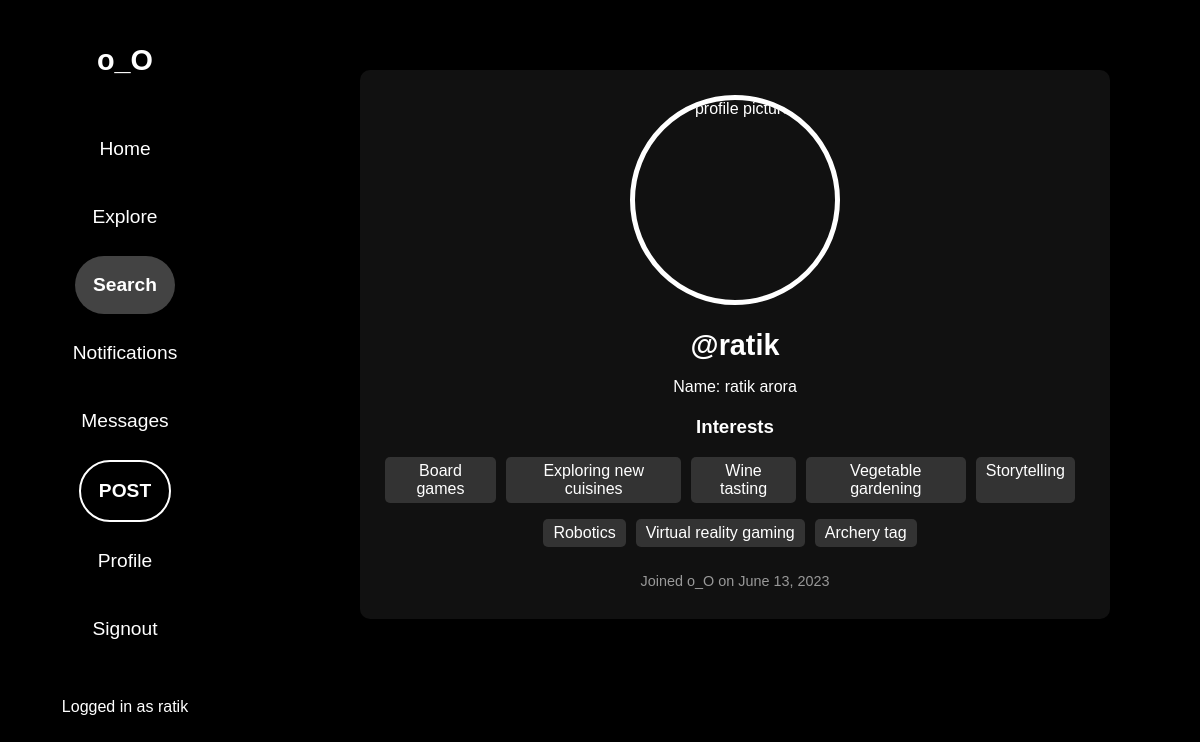
The app's page /search/ratik/ (signed in) with its own data.
### main/models.py (models this page shows)
class hobbies(models.Model):
    username = models.ForeignKey(User,on_delete=models.CASCADE,blank=True,null=True)
    hobby = models.CharField(max_length=50)

### main/views.py (the view)
# urls.py: path('search/<slug:username>/', views.search,name='search'),
@csrf_exempt
@login_required(login_url='login/')
def search(request,username):
    print("in search view")
    user = get_object_or_404(User, username=username)
    user = get_object_or_404(User, username=username)
    print(user)
    ph = hobbies.objects.filter(username=user).values_list("hobby", flat=True).distinct()
    hobb = []
    k=0
    x=[]
    for i in ph:
        x.append(i)
        k+=1
        if k%5==0 :
            hobb.append(x)
            x=[]
    if len(x)>0:
        hobb.append(x)
    is_following = follower.objects.filter(followed_by=request.user, following=user).exists()
    print(is_following)
    return render(request, 'search.html', {"hobbies": hobb, "user": user, "is_following": is_following})

### templates/search.html (shortened to what this page needs)
{% extends "home.html" %}
{% block content %}
{% load static %}
  <!DOCTYPE html>
<html>
<head>
</head>
<body>
  <div class="profile-container">
    <div class="profile-photo">
      <img src="{{ user.profile.image.url }}" alt= "profile picture   ">
    </div>
    <div class="profile-details">
      <h2>@{{user.username}}</h2>
      <p>Name: {{user.first_name}} {{user.last_name}}</p>
      <div class="interests">
        <h3>Interests</h3>
        <ul>
            {% for j in hobbies %}
            {% for i in j %}
              <li>{{ i }}</li>
            {% endfor %}
            </ul><p></p><ul>
            {% endfor %}
            </ul>
            <p class="date-joined">Joined o_O on {{ user.date_joined|date:"F d, Y" }}</p>
      </div>
    </div>
  </div>
</body>
</html>
{% endblock content %}

### templates/home.html (shortened to what this page needs)
<!DOCTYPE html>
<html>
<head>
</head>
<body>
  <div class="sidebar">
    <div class="sidebar-header">
      <h2>o_O</h2>
    </div>
    <ul class="sidebar-menu">
      <li  {% if request.path == '/'%}class="active"{% endif %} {% if request.path == '/first' %}class="active"{% endif %}><a href="{% url 'first' %}" onclick="loadContent('/first')" >Home</a></li>
      <li {% if request.path == '/explore/' %}class="active"{% endif %}><a href="{% url 'explore' %}" onclick="loadContent('/explore')">Explore</a></li>
      <li {% if request.path == "/search/"|add:user.username|add:"/" %}class="active"{% endif %}><a href="{% url 'search' user.username %}">Search</a></li>
      <li {% if request.path == '/notifications' %}class="active"{% endif %}><a href="{% url 'notifications' %}" onclick="loadContent('/notifications')">Notifications</a></li>
      <li><a href="{% url 'message' %}" onclick="loadContent('/your-view-url-messages')">Messages</a></li>
      <li {% if request.path == '/savepost' %}class="active"{% endif %} class="highlight"><a href="{% url 'savepost' %}" onclick="loadContent('/savepost')">POST</a></li>
      <li {% if request.path == "/profile/"|add:user.username|add:"/" %}class="active"{% endif %}><a href="{% url 'profile' user.username %}">Profile</a></li>
      <li><a href="{% url 'logout_view' %}" onclick="loadContent('/your-view-url-messages')">Signout</a></li>
    </ul>
    <div class="sidebar-footer">Logged in as {{request.user}}</div>
  </div>
  <div class="content">
    <div id="content-container">
      {% block content %}
      {% endblock %}
    </div>
  </div>
</body>
</html>

### templates/home.html (style rules this page uses)
body { background-color: #1c1c1c; color: #ffffff; margin: 0; font-family: Arial, sans-serif; }
.sidebar { width: 250px; height: 100vh; background-color: black; padding: 20px; border-radius: 15px; box-sizing: border-box; position: fixed; display: flex; flex-direction: column; align-items: center; }
.sidebar-header { margin-bottom: 19px; }
.sidebar-footer { margin-top: 30px; text-align: center; }
.highlight { border-radius: 150px; border: 2px solid white; font-weight: bold; }
.sidebar-header h2 { font-size: 1.8rem; color: #ffffff; text-align: center; }
.sidebar-menu { list-style-type: none; padding: 0; margin: 0; display: flex; flex-direction: column; align-items: center; }
.sidebar-menu li { margin-bottom: 10px; }
.sidebar-menu li a { color: #ffffff; text-decoration: none; display: block; padding: 18px; font-size: 1.2rem; }
.sidebar-menu li.active a { font-weight: bold; background-color: #434343; border-radius: 30px; }
.content { margin-left: 270px; padding: 20px; }

### templates/search.html (style rules this page uses)
body { background-color: #000000; color: #ffffff; font-family: Arial, sans-serif; }
.profile-container { max-width: 700px; margin: 50px auto; padding: 25px; background-color: #111111; border-radius: 10px; text-align: center; }
.profile-photo { width: 200px; height: 200px; border: 5px solid #ffffff; border-radius: 50%; overflow: hidden; margin: 0 auto; }
.profile-photo img { width: 100%; height: auto; display: block; }
.profile-details { margin-top: 20px; text-align: center; }
.profile-details h2 { font-size: 1.8rem; margin-bottom: 10px; }
.profile-details p { margin-bottom: 5px; }
.profile-details .interests { margin-top: 20px; }
.profile-details .interests ul { list-style-type: none; padding: 0; margin: 0; display: flex; justify-content: center; }
.profile-details .interests li { margin-right: 10px; padding: 5px 10px; background-color: #333333; border-radius: 5px; }
.date-joined { color: #999999; font-size: 0.9rem; margin-top: 10px; }

### records on screen
hobbies: hobby "Board games"
hobbies: hobby "Exploring new cuisines"
hobbies: hobby "Wine tasting"
hobbies: hobby "Vegetable gardening"
hobbies: hobby "Storytelling"
hobbies: hobby "Robotics"
hobbies: hobby "Virtual reality gaming"
hobbies: hobby "Archery tag"

### other values on screen
{{ request.user }} "ratik"
{{ user.username }} "ratik"
{{ user.first_name }} "ratik"
{{ user.last_name }} "arora"
{{ user.date_joined|date:"F d, Y" }} "June 13, 2023"
